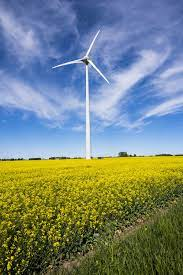
#> input picture windmill.jpg, 183 x 275 px, found by its file name
$ python main.py
#> lines starting #> are read from the running program, lines starting #| are printed output that depends on the picture; after the words box and inside, x2 and y2 are one past the last pixel; in counts of white or black regions, pixels touching at a corner belong together
import math
import numpy as np
import cv2
image = cv2.imread('C:\\Users\\K. PRAVEENA\\Downloads\\windmill.jpg')
#> image is the input picture: shape (275, 183, 3); mean B, G, R 126.9, 133.5, 118.7
m,n,v = image.shape
#> m = 275; n = 183; v = 3
gray_image = np.zeros((m,n),np.uint8)
image_onezeroes = np.zeros((m,n),np.uint8)
image_onezeroes2 = np.zeros((m,n),np.uint8)
print(m,n,v)
#| 275 183 3
dummy = 0
for i in range(m):
    for j in range(n):
        for k in range(v):
            dummy = dummy + image[i][j][k]
        gray_image[i][j] = math.floor(dummy/3)
        dummy = 0
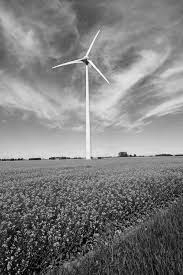
#> gray_image: shape (275, 183); min 0, max 252, mean 126
for t in range(m):
    for u in range(n):
        image_onezeroes[t][u] = (gray_image[t][u])/255
#> image_onezeroes: shape (275, 183); every value is 0
for v in range(m):
    for w in range(n):
        if(gray_image[v][w] >= 128):
            image_onezeroes2[v][w] = 1
        else:
            image_onezeroes2[v][w] = 0
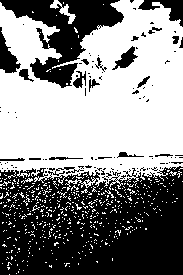
#> image_onezeroes2: shape (275, 183); values 0 (black) and 1 (white), 53.4% white; 104 black regions (83 under 20 px), largest, box (x1, y1, x2, y2) and area: (0, 166, 183, 275) 16762, (0, 0, 124, 88) 4393, (138, 0, 183, 27) 494
print("color image pixels")
print(image)
#> (printed output is left out)
print("gray image pixels")
print(gray_image)
#> (printed output is left out)
print("one/zero image pixels")
print(image_onezeroes)
#> (printed output is left out)
print("one/zero image2 pixels")
print(image_onezeroes2)
#> (printed output is left out)

cv2.imshow("original",image)
cv2.waitKey(0)
cv2.imshow('gray',gray_image)
cv2.waitKey(0)
cv2.imshow('zerosones',image_onezeroes)
cv2.waitKey(0)
cv2.imshow('zerosones2',image_onezeroes)
cv2.waitKey(0)
cv2.imshow('grayimage + zerosoneimage ',gray_image + image_onezeroes)
cv2.waitKey(0)
cv2.imshow('grayimage + zerosoneimage2 ',gray_image + image_onezeroes2)
cv2.waitKey(0)
cv2.imshow('grayimage + 20 ',gray_image + 20)
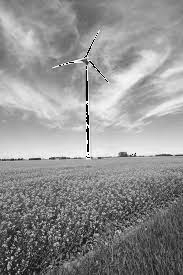
#> window 'grayimage + 20 ': shape (275, 183); min 0, max 255, mean 144.9
cv2.waitKey(0)
cv2.destroyAllWindows()
